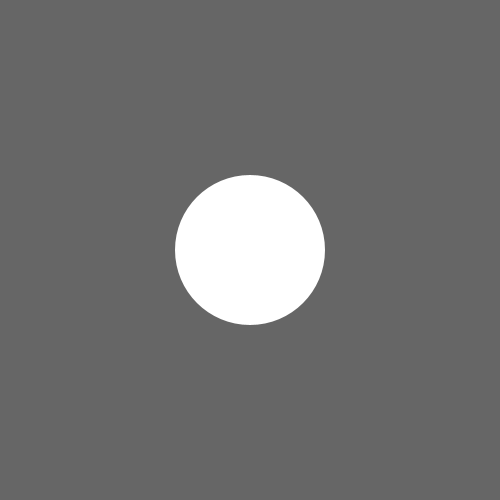
Frame 1 (no input)
Frame 60 (the mouse pressed at the canvas centre just before this capture): identical to frame 1, image omitted
Frame 120 (the mouse held since frame 60 and released just before this capture): identical to frame 1, image omitted

The Processing sketch that drew this single still picture (run headless with seeded random() and noise(); from frame 60 on, the mouse is pressed at the canvas centre):

// Processing sketch: Translate
// ── Translate.pde
void setup() {
  size(500, 500);
  noStroke();
}

void draw() {
  background(102);
  
  translate(width/2, height/2);

  ellipse(0,0, 150, 150);
}
